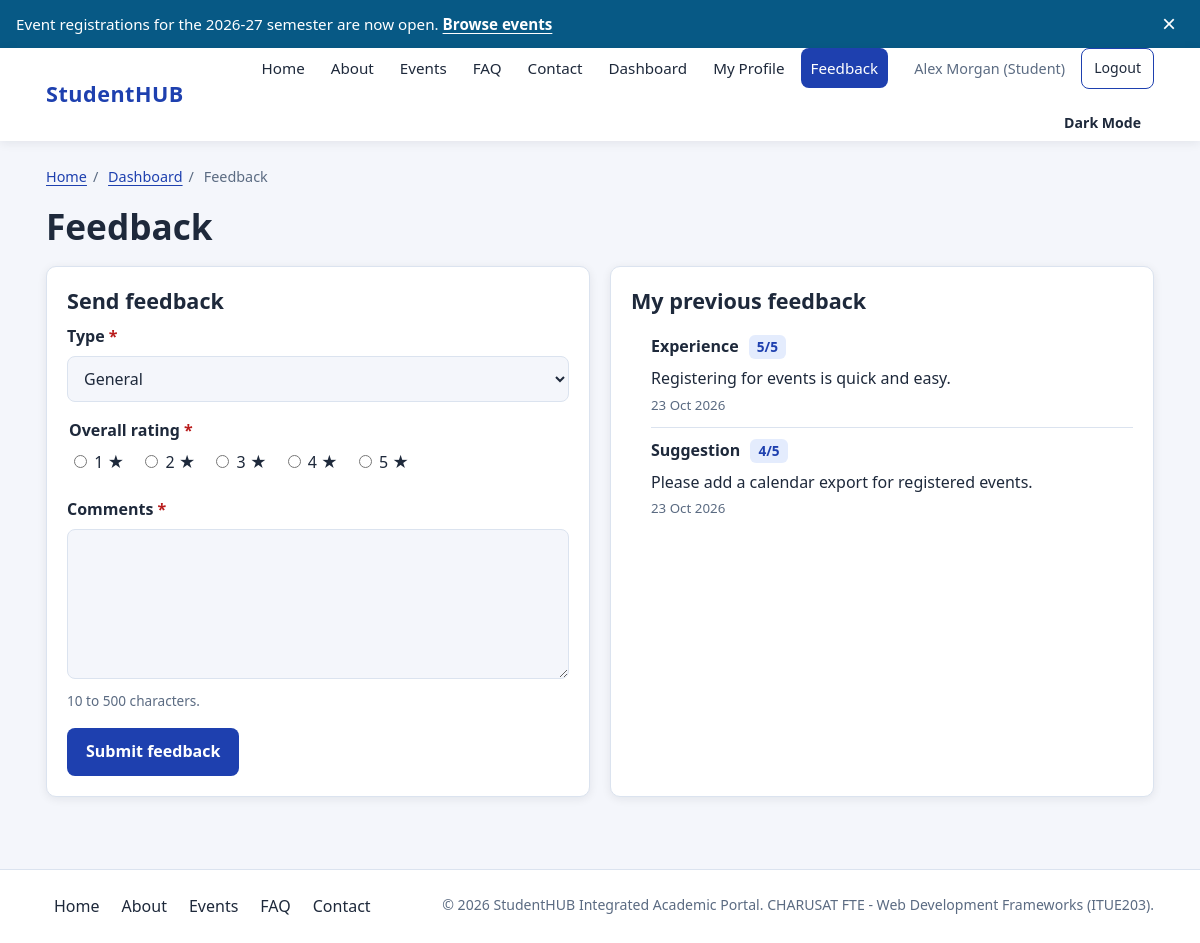
/feedback.php (signed in), run on the app's committed database.
### tables this page shows
CREATE TABLE feedback (
  id            INT UNSIGNED AUTO_INCREMENT PRIMARY KEY,
  user_id       INT UNSIGNED NOT NULL,
  feedback_type VARCHAR(30)  NOT NULL,
  rating        TINYINT UNSIGNED NOT NULL,
  comments      TEXT         NOT NULL,
  created_at    TIMESTAMP    NOT NULL DEFAULT CURRENT_TIMESTAMP,
  CONSTRAINT fk_feedback_user FOREIGN KEY (user_id) REFERENCES users(id) ON DELETE CASCADE
);

### includes/helpers.php (called while the page is built, shortened)
<?php
function e($value): string {
    return htmlspecialchars((string)$value, ENT_QUOTES, 'UTF-8');
}

### includes/auth.php (called while the page is built, shortened)
<?php
function current_user_id(): int {
    return (int)($_SESSION['user_id'] ?? 0);
}

### includes/db.php (called while the page is built, shortened)
<?php
function db_fetch_all(mysqli $conn, string $sql, string $types = '', array $params = []): array {
    $stmt = $conn->prepare($sql);
    if ($types !== '') {
        $stmt->bind_param($types, ...$params);
    }
    $stmt->execute();
    $rows = $stmt->get_result()->fetch_all(MYSQLI_ASSOC);
    return $rows;
}

### feedback.php (the view, shortened to what this page needs)
<?php
require_once __DIR__ . '/includes/bootstrap.php';
$old = ['feedback_type' => 'General', 'rating' => '', 'comments' => ''];
$history = db_fetch_all($conn,
    "SELECT feedback_type, rating, comments, created_at FROM feedback WHERE user_id = ? ORDER BY created_at DESC",
    'i', [current_user_id()]);
require_once __DIR__ . '/includes/header.php';
?>
<h1>Feedback</h1>
<div class="grid-2">
  <section class="form-card" aria-labelledby="fb-form-heading">
    <h2 id="fb-form-heading">Send feedback</h2>
    <form method="post" action="feedback.php" novalidate data-validate>
      <div class="form-group">
        <label for="feedback_type">Type <span class="required" aria-hidden="true">*</span></label>
        <select id="feedback_type" name="feedback_type" data-rule="required select" data-label="Type" aria-describedby="feedback_type-error">
          <?php foreach (FEEDBACK_TYPES as $type): ?>
            <option value="<?php echo e($type); ?>" <?php echo $old['feedback_type'] === $type ? 'selected' : ''; ?>><?php echo e($type); ?></option>
          <?php endforeach; ?>
        </select>
      </div>
      <fieldset class="form-group">
        <legend>Overall rating <span class="required" aria-hidden="true">*</span></legend>
        <div class="radio-row">
          <?php for ($r = 1; $r <= 5; $r++): ?>
            <label><input type="radio" name="rating" value="<?php echo $r; ?>" data-rule="radio" data-label="Rating"
                   <?php echo $old['rating'] === (string)$r ? 'checked' : ''; ?>> <?php echo $r; ?> &#9733;</label>
          <?php endfor; ?>
        </div>
      </fieldset>
      <div class="form-group">
        <label for="comments">Comments <span class="required" aria-hidden="true">*</span></label>
        <textarea id="comments" name="comments" rows="5" data-rule="required min:10 max:500" data-label="Comments"
                  aria-describedby="comments-hint comments-error"><?php echo e($old['comments']); ?></textarea>
        <small id="comments-hint" class="hint">10 to 500 characters.</small>
      </div>
      <button type="submit" class="btn btn-primary">Submit feedback</button>
    </form>
  </section>
  <section class="card" aria-labelledby="history-heading">
    <h2 id="history-heading">My previous feedback</h2>
    <?php if (empty($history)): ?>
      <p class="empty-state">You have not sent any feedback yet.</p>
    <?php else: ?>
      <ul class="feedback-list">
        <?php foreach ($history as $item): ?>
          <li>
            <strong><?php echo e($item['feedback_type']); ?></strong>
            <span class="rating-badge"><?php echo (int)$item['rating']; ?>/5</span>
            <p><?php echo e($item['comments']); ?></p>
            <small class="muted"><?php echo e(date('d M Y', strtotime($item['created_at']))); ?></small>
          </li>
        <?php endforeach; ?>
      </ul>
    <?php endif; ?>
  </section>
</div>
<?php require_once __DIR__ . '/includes/footer.php'; ?>

### assets/css/style.css (style rules this page uses)
:root { --bg: #f4f6fb; --surface: #ffffff; --text: #1e293b; --muted: #5b6b82; --primary: #1e40af; --primary-dark: #1e3a8a; --accent: #0ea5e9; --border: #dbe3ef; --danger: #b91c1c; --ok: #166534; --warn: #92400e; --info: #075985; --focus: #f59e0b; --radius: 10px; --shadow: 0 2px 10px rgba(15, 23, 42, 0.08); --transition: 0.25s ease; }
*, *::before, *::after { box-sizing: border-box; }
html { scroll-behavior: smooth; }
body { margin: 0; font-family: "Segoe UI", system-ui, -apple-system, Roboto, Arial, sans-serif; font-size: 16px; line-height: 1.6; color: var(--text); background: var(--bg); background-color: var(--bg); transition: background-color var(--transition), color var(--transition); }
h1, h2, h3 { line-height: 1.25; margin: 0 0 0.5em; }
h1 { font-size: 1.9rem; }
h2 { font-size: 1.35rem; }
p { margin: 0 0 1em; }
.muted { color: var(--muted); }
.btn { display: inline-block; padding: 10px 18px; border-radius: 8px; border: 1px solid transparent; font: inherit; font-weight: 600; text-align: center; text-decoration: none; cursor: pointer; background: var(--surface); color: var(--text); transition: transform 0.15s ease, background var(--transition); }
.btn-primary { background: var(--primary); color: #fff; }
.rating-badge { display: inline-block; margin-left: 6px; padding: 1px 8px; border-radius: 6px; background: rgba(37, 99, 235, 0.12); color: var(--primary); font-weight: 700; font-size: 0.85rem; }
.grid-2, .grid-3, .form-grid { display: grid; gap: 20px; grid-template-columns: 1fr; }
.card, .stat-card, .form-card { background: var(--surface); border-radius: var(--radius); box-shadow: var(--shadow); padding: 20px; border: 1px solid var(--border); transition: transform var(--transition), box-shadow var(--transition); }
.card ul, .card ol { padding-left: 20px; }
.action-list, .activity-list, .feedback-list { list-style: none; padding: 0; margin: 0; }
.action-list li, .activity-list li, .feedback-list li { padding: 10px 0; border-bottom: 1px solid var(--border); }
.action-list li:last-child, .activity-list li:last-child, .feedback-list li:last-child { border-bottom: none; }
.feedback-list p { margin: 6px 0 0; }
.form-card { max-width: 560px; }
.form-group { margin-bottom: 16px; border: none; padding: 0; }
.form-group label, .form-group legend { display: block; font-weight: 600; margin-bottom: 6px; }
legend { padding: 0; }
input[type="text"], input[type="email"], input[type="password"], input[type="tel"], input[type="number"], input[type="search"], input[type="date"], input[type="file"], select, textarea { width: 100%; padding: 10px 12px; font: inherit; color: var(--text); background: var(--bg); border: 1px solid var(--border); border-radius: 8px; transition: border-color var(--transition); }
input[type="checkbox"], input[type="radio"] { width: auto; accent-color: var(--primary); }
.radio-row { display: flex; flex-wrap: wrap; gap: 16px; }
.radio-row label { font-weight: 400; cursor: pointer; }
.hint { display: block; color: var(--muted); font-size: 0.85rem; margin-top: 4px; }
.required { color: var(--danger); }
@media (min-width: 768px) { h1 { font-size: 2.2rem; } }
@media (min-width: 768px) { .grid-2 { grid-template-columns: repeat(2, 1fr); } }

### data on the page
feedback: feedback_type "Experience", rating "5", comments "Registering for events is quick and easy.", created_at "23 Oct 2026"
feedback: feedback_type "Suggestion", rating "4", comments "Please add a calendar export for registered events.", created_at "23 Oct 2026"

### other printed values
$label "Home"
$label "About"
$label "Events"
$label "FAQ"
$label "Contact"
$label "Dashboard"
$label "My Profile"
$label "Feedback"
current_full_name() "Alex Morgan"
$role "Student"
form field feedback_type "General"
